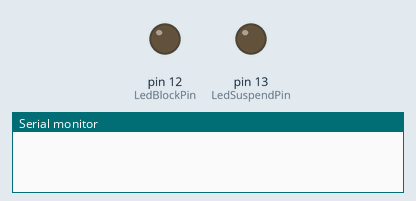
This sketch was run on a simulated Arduino Uno, built with avr-gcc and run on an emulated ATmega328P. Shown: output pins drawn as LEDs (lit = HIGH), the last lines printed to the serial monitor. Dashed ring = blinking.

Above: at 0.1 s.
At 6.9 s:
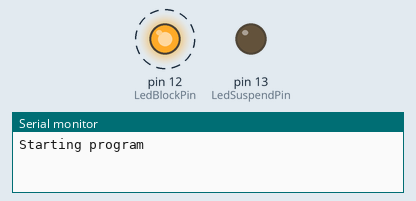
At 39.87 s:
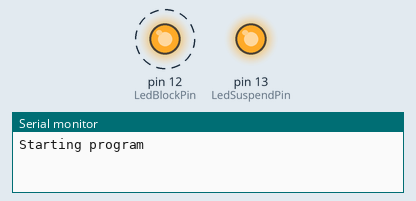
Timing chart, 0 to 40.0 s (numbered marks = the images above):
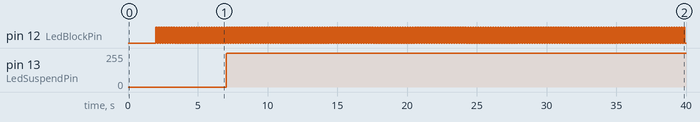

The sketch:

09_Suspend_vs_Block.ino
```cpp
/*
Blocking (vTaskDelay) is temporary and automatically recovers.
Suspending (vTaskSuspend) is indefinite until another task explicitly wakes it up.

*/


#include <Arduino_FreeRTOS.h>

const uint8_t LedBlockPin = 12;
const uint8_t LedSuspendPin =13;

TaskHandle_t SuspendHandle;

void TaskBlock(void* pvParameters);
void TaskSuspend(void* pvParanmeters);
void ControllerTask(void* pvParameters);

void setup()
{
  Serial.begin(9600);
  delay(2000);
  Serial.println("Starting program ");

  xTaskCreate(TaskBlock, "Block", 128, NULL, 1, NULL);
  xTaskCreate(TaskSuspend, "Suspend", 128, NULL, 1, &SuspendHandle);
  xTaskCreate(ControllerTask, "Controller", 128, NULL, 2, NULL);
}

void loop()
{
  // put your main code here, to run repeatedly:

}

void TaskBlock(void* pvParameters)
{
  pinMode(LedBlockPin, OUTPUT);
  while(1)
  {
    digitalWrite(LedBlockPin, digitalRead(LedBlockPin)^1);
    vTaskDelay(pdMS_TO_TICKS(100));   //blocked for 100ms
  }
}

void TaskSuspend(void* pvParanmeters)
{
  pinMode(LedSuspendPin, OUTPUT);
  uint8_t count=500;
  while (1)
  {
    while(count--)      //runs for 500 cycles
    {
      digitalWrite(LedSuspendPin, digitalRead(LedSuspendPin)^1);
    }

    vTaskSuspend(NULL);   //task suspended itself, will not continue until another task continues it
  }
}

void ControllerTask(void* pvParameters)
{
  vTaskDelay(pdMS_TO_TICKS(5000)); // delay for 5 sec
  vTaskResume(SuspendHandle);
  vTaskDelete(NULL);
}
```

Measured:
- by itself, pin 12 (LedBlockPin): alternates HIGH for 0.09 s and LOW for 0.09 s
- by itself, pin 13 (LedSuspendPin): 0/255 → 255/255 at 7.0 s
